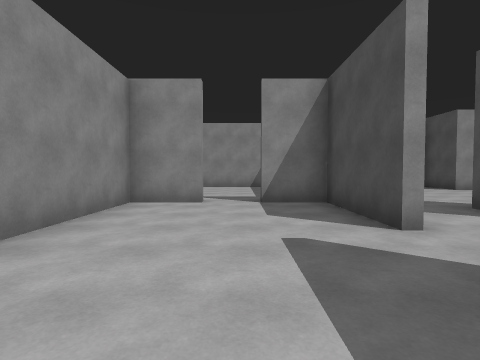
view 1 (above)

24 first-person views from a walk through a 3-D level made in the Unity game engine. The camera is 1.4 m above the floor, tilts 2° down and sees 80° across. The floor is counted in squares, 2 m on a side. Each view is taken from the middle of a square. On the plan, view 1 faces up. The plan holds only what a view shows up to about 10 squares ahead; the rest is blank. The player is left out.

view 2
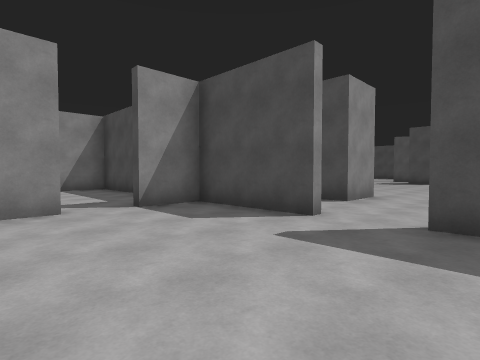

view 3
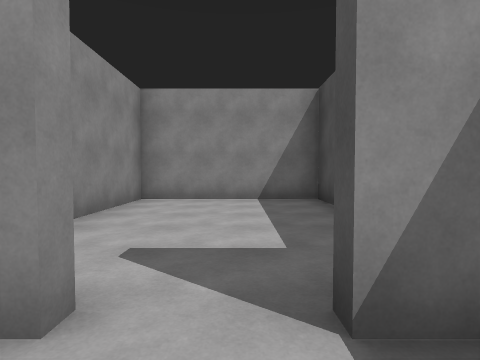

view 4
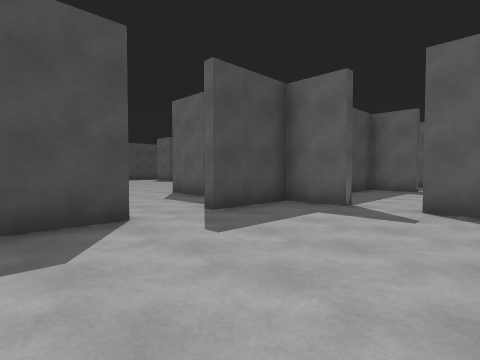

view 5
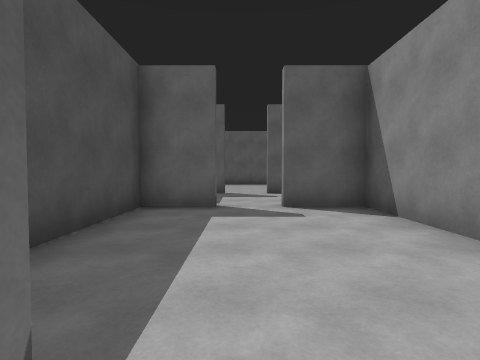

view 6
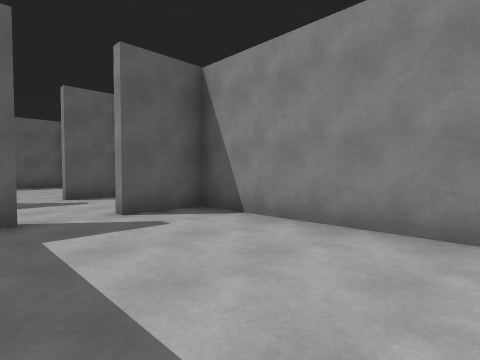

view 7
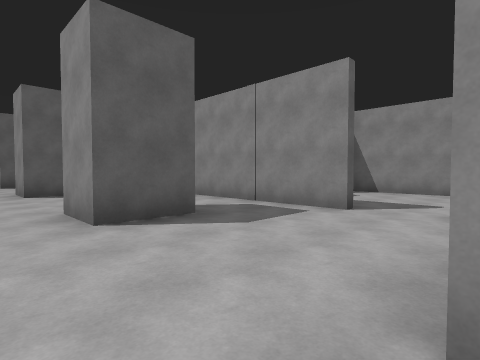

view 8
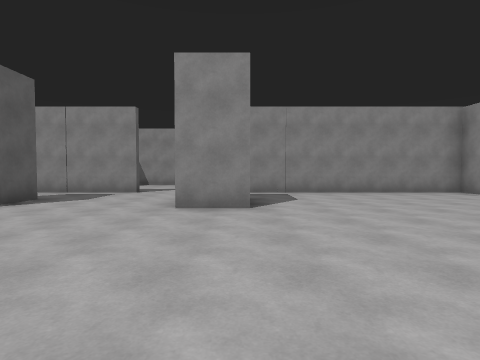

view 9
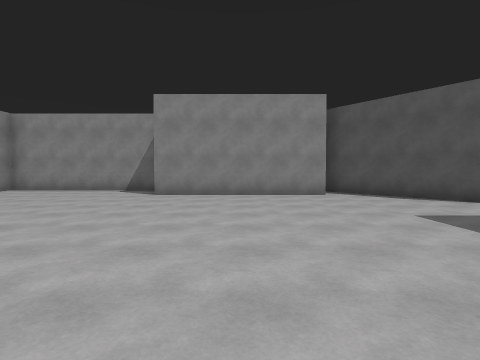

view 10
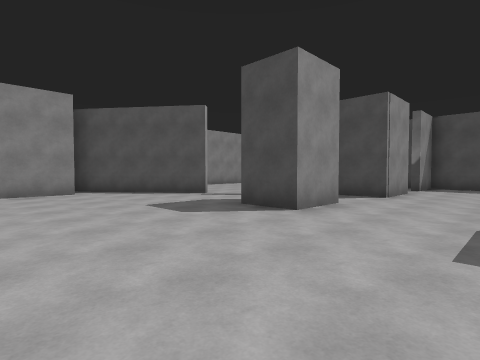

view 11
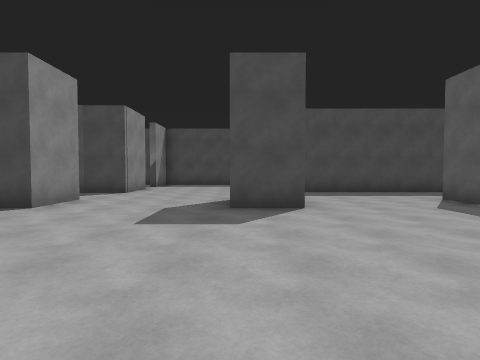

view 12
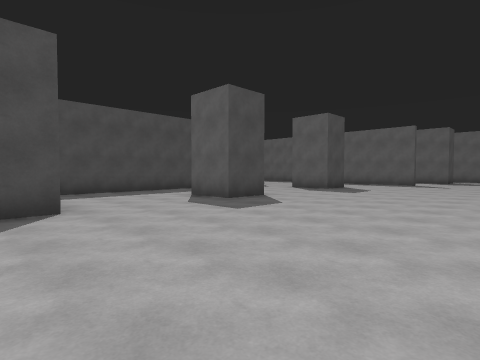

view 13
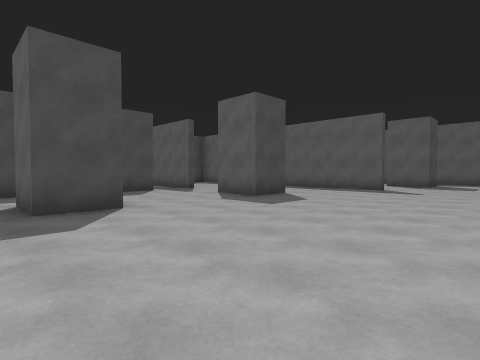

view 14
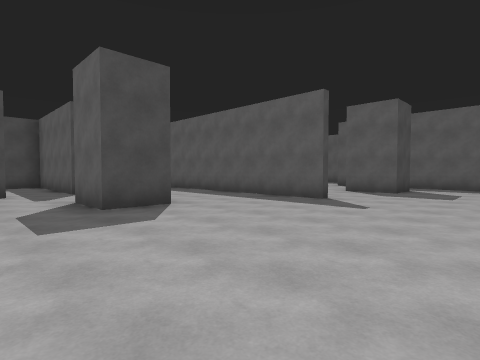

view 15
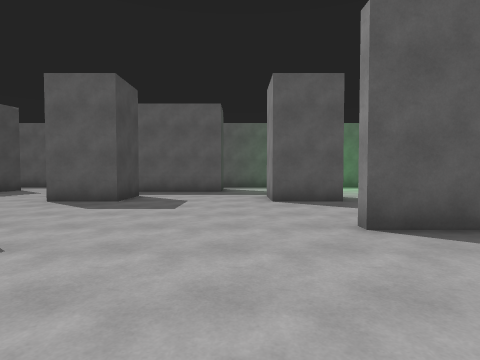

view 16
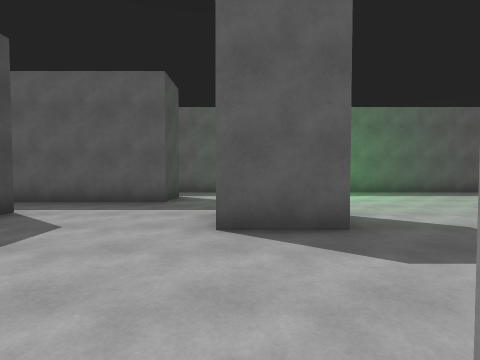

view 17
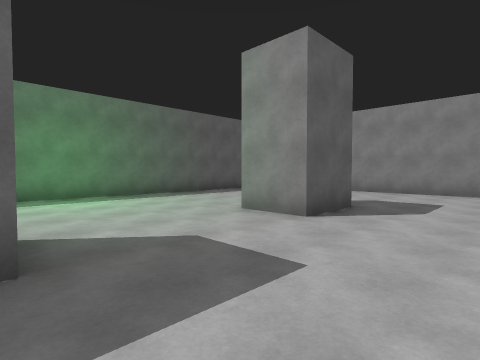

view 18
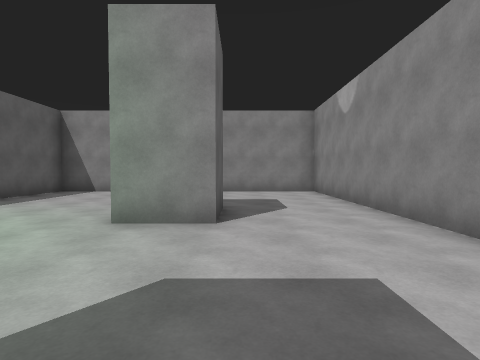

view 19
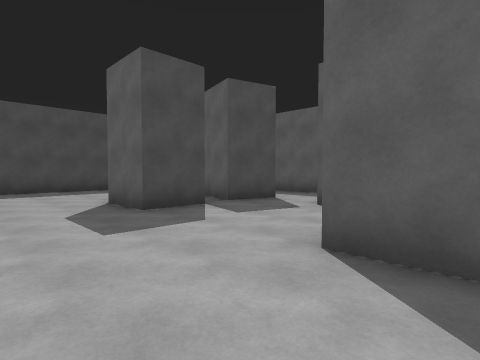

view 20
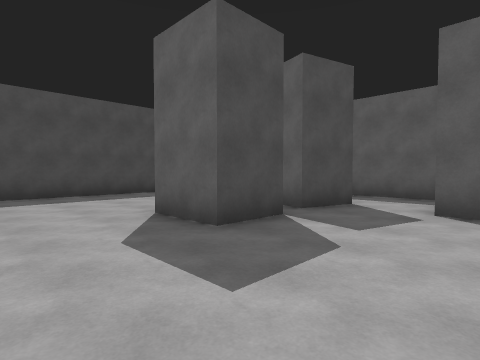

view 21
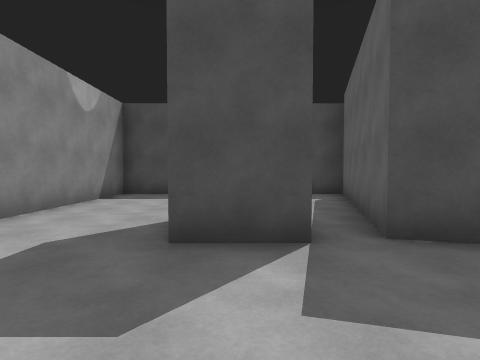

view 22
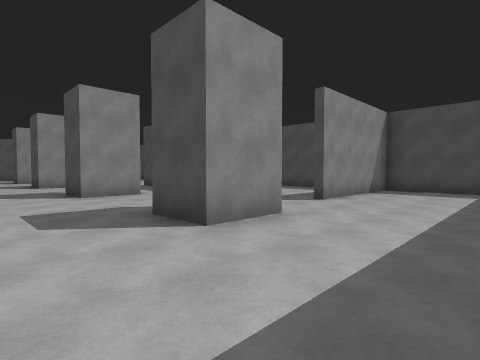

view 23
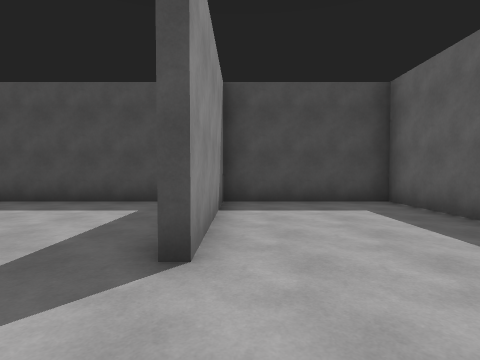

view 24
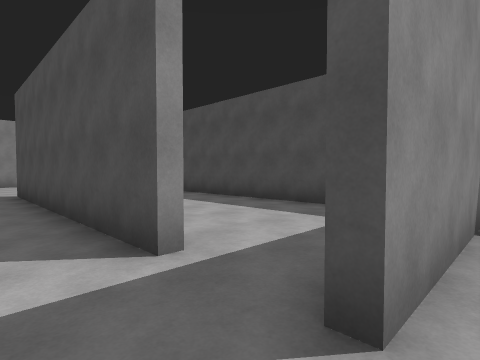

### Floor plan
Ten units are one square. View 1 is at (0, 0); x grows to the right and y downward. Boxes are objects, and circles mark ways between rooms. Rooms are numbered by the first view taken in them; rooms with no view inside come last. Other rooms are left out.
<svg viewBox="-29 -124 258 358">
<path fill="none" stroke="#000" d="M19 -32 19 -62 4 -62M-8 -62 -24 -62 -24 1M4 4 19 4 19 -19M-16 4 -8 4M-24 12 -24 54 -8 54M4 54 19 54 19 25M49 48 58 48 58 62M159 62 142 62 142 48 159 48M142 12 142 -2M159 112 142 112 142 98 159 98M124 143 154 143M61 143 76 143M182 90 182 16M181 104 208 104M41 -2 58 -2 58 12M41 146 -24 146 -24 191M66 173 83 173 83 186M21 -19 21 28M117 188 117 173 134 173M-20 86 -8 86M159 -38 142 -38 142 -52M224 92 224 30M58 -52 58 -38 42 -38 42 -52M16 173 33 173 33 188M167 188 167 173 184 173M195 -35 177 -35 177 -48M96 215 96 202 150 202M224 -20 224 -28M165 209 169 195 221 209M154 -78 127 -114M218 -35 208 -35M88 229 100 229M154 229 181 229M125 -100 75 -100M-24 211 -24 229 61 229M224 211 224 146 180 146M71 -119 21 -119 21 -52M199 143 224 143 224 106 181 106M154 143 169 143M19 -95 19 -119 -24 -119 -24 -90"/>
<circle cx="0" cy="0" r="3" fill="#2a7"/>
<circle cx="20" cy="-25" r="3" fill="#2a7"/>
<circle cx="0" cy="-60" r="3" fill="#2a7"/>
<circle cx="0" cy="50" r="3" fill="#2a7"/>
<circle cx="150" cy="125" r="3" fill="#2a7"/>
<circle cx="170" cy="90" r="3" fill="#2a7"/>
<text x="0" y="-30">1</text>
<text x="-10" y="20">2</text>
<text x="100" y="70">3</text>
<text x="190" y="120">4</text>
<text x="0" y="-90">5</text>
</svg>
Room 1 opens to room 2. Room 1 opens to room 3. Room 1 opens to room 5. Room 2 opens to room 3. Room 3 opens to room 4.

Where each view was taken, in squares from view 1:
view 1: 0 up, 0 right, facing up
view 2: 1 up, 2 left, facing up-right
view 3: 5 up, 0 right, facing up
view 4: 5 up, 2 left, facing down-right
view 5: 0 up, 0 right, facing down
view 6: 1 down, 1 right, facing down-left
view 7: 4 up, 7 right, facing down-left
view 8: 5 up, 11 right, facing left
view 9: 2 up, 10 right, facing up
view 10: 1 up, 10 right, facing up-right
view 11: 0 up, 9 right, facing right
view 12: 0 up, 9 right, facing down-right
view 13: 4 down, 9 right, facing down-right
view 14: 8 down, 9 right, facing down-right
view 15: 11 down, 9 right, facing down
view 16: 14 down, 8 right, facing down
view 17: 15 down, 7 right, facing down-left
view 18: 17 down, 7 right, facing left
view 19: 15 down, 12 right, facing down-right
view 20: 15 down, 14 right, facing down-right
view 21: 18 down, 14 right, facing right
view 22: 14 down, 12 right, facing up-right
view 23: 11 down, 16 right, facing right
view 24: 11 down, 17 right, facing up-right
